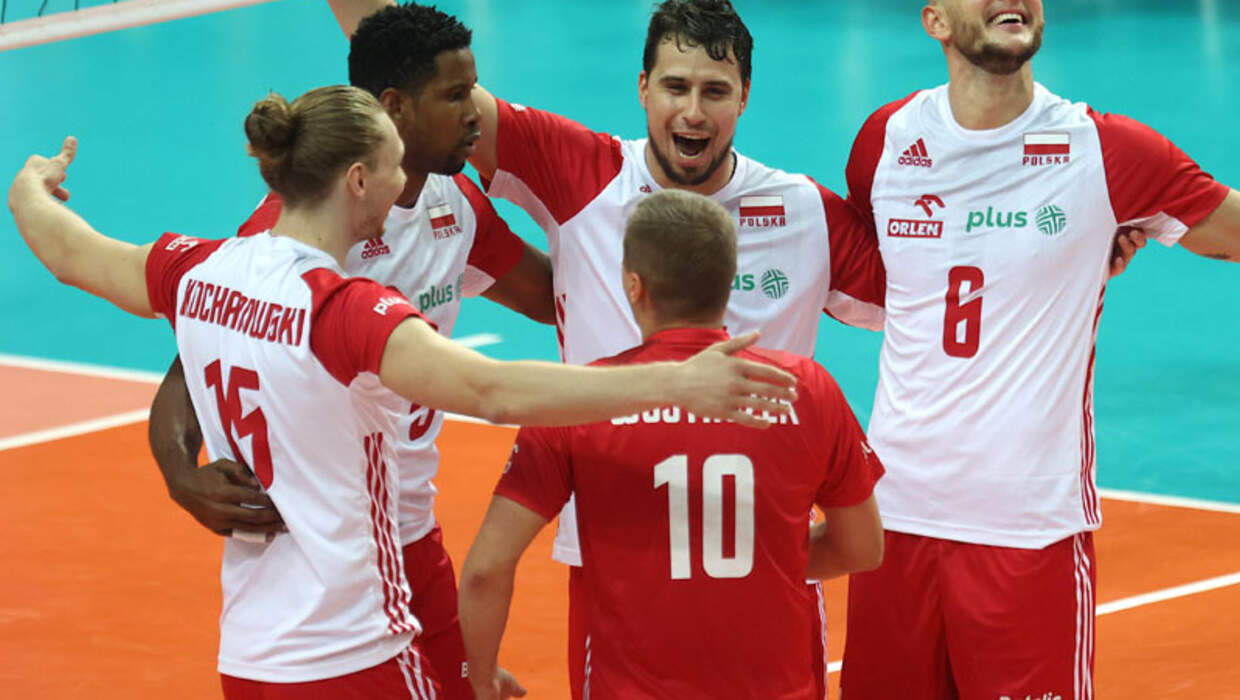
//> input picture opcv/original.jpg, 1240 x 700 px
$ ./main   (built with g++ and OpenCV 4)
//> lines starting //> are read from the running program, lines starting //| are printed output that depends on the picture
#include <opencv2/core.hpp>
#include <opencv2/imgproc.hpp>
#include <opencv2/highgui.hpp>
#include <iostream>


using namespace cv;


int main() {

	Mat img = cv::imread("F:/Projekty/Grafika/Grafika/original.jpg");
//> img is the input picture: 700 rows x 1240 cols, CV_8UC3; mean B, G, R 125, 133.6, 147.8

	Mat reverse;
	bitwise_not(img, reverse);
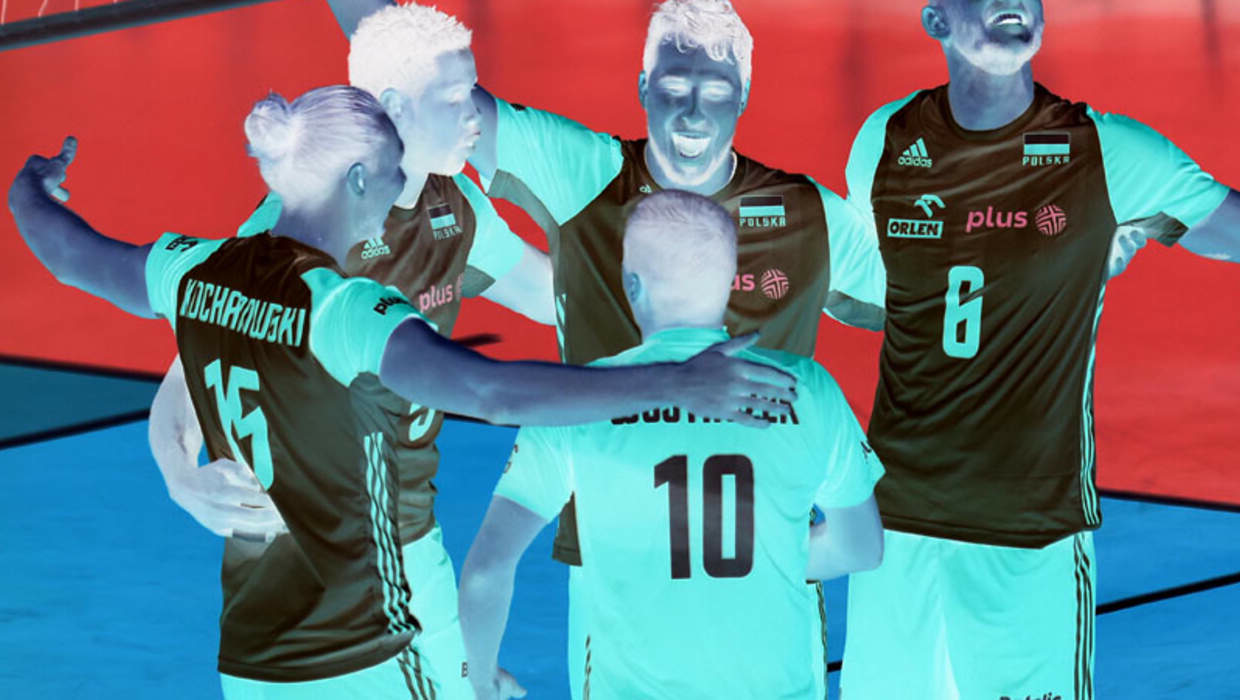
//> reverse: 700 rows x 1240 cols, CV_8UC3; mean B, G, R 130, 121.4, 107.2
	imshow("reverse", reverse);

	imwrite("F:/Projekty/Grafika/Grafika/netagive.jpg", reverse);

	Mat smooth_img;
	blur(img, smooth_img, Size(10, 10));
	imshow("blur", smooth_img);
	imwrite("F:/Projekty/Grafika/Grafika/blur.jpg", smooth_img);


Mat edge;
Mat img_gray;
cvtColor(img, img_gray, COLOR_BGR2GRAY);
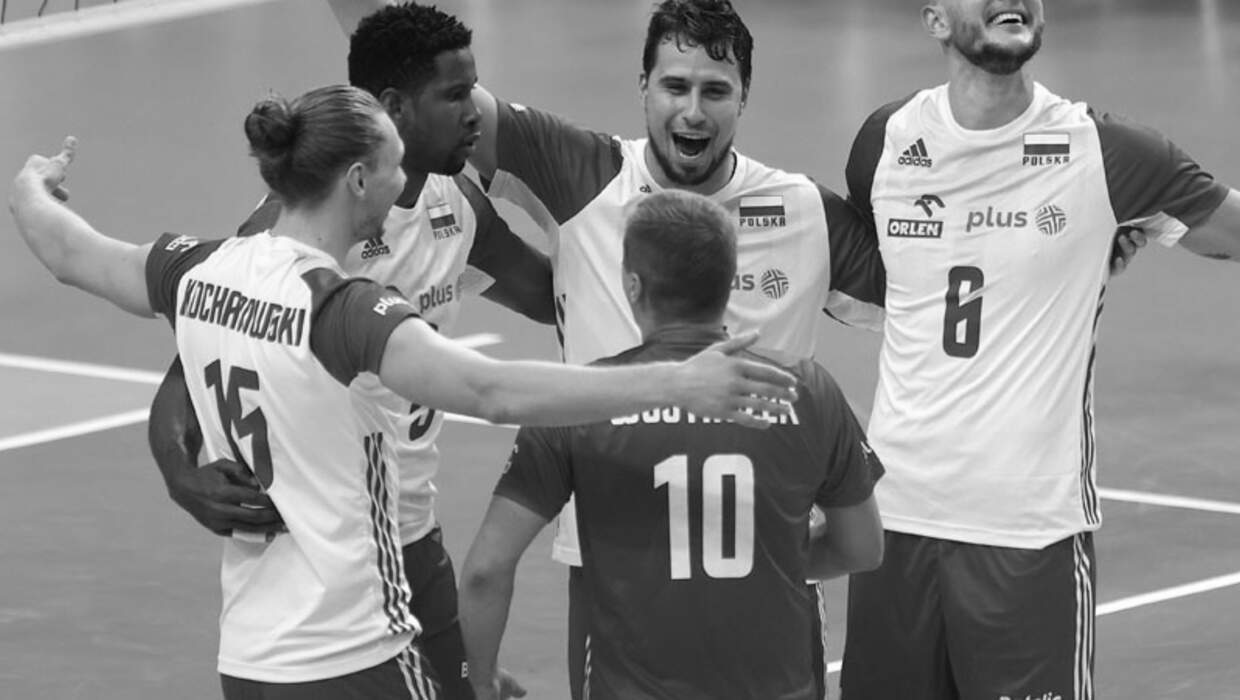
//> img_gray: 700 rows x 1240 cols, CV_8UC1; min 1, max 255, mean 136.9
Mat img_blur;
GaussianBlur(img_gray, img_blur, Size(3, 3), 0);
Sobel(img_blur, edge, CV_64F, 1, 1, 5);
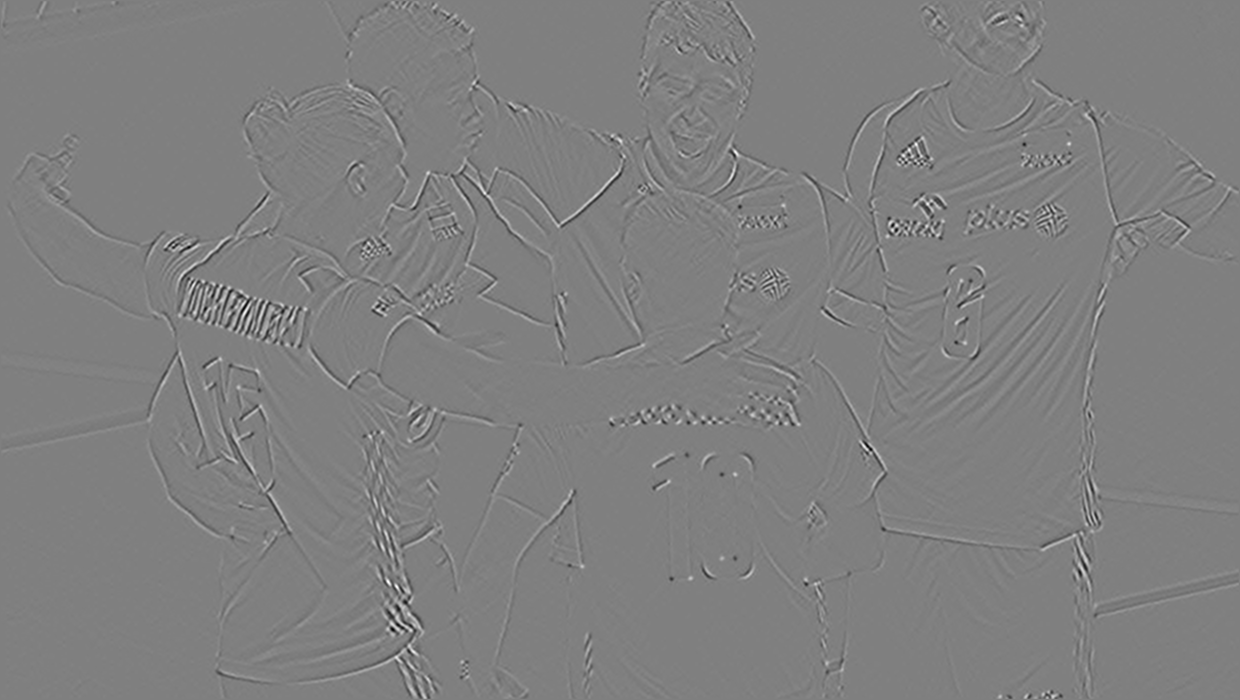
//> edge: 700 rows x 1240 cols, CV_64FC1; min -1282, max 1273, mean 0; drawn with min black and max white
imshow("krawedzie metoda Sobel", edge);
imwrite("F:/Projekty/Grafika/Grafika/edge_det_1.jpg", edge);


Canny(img_blur, edge, 100, 200, 3, false);
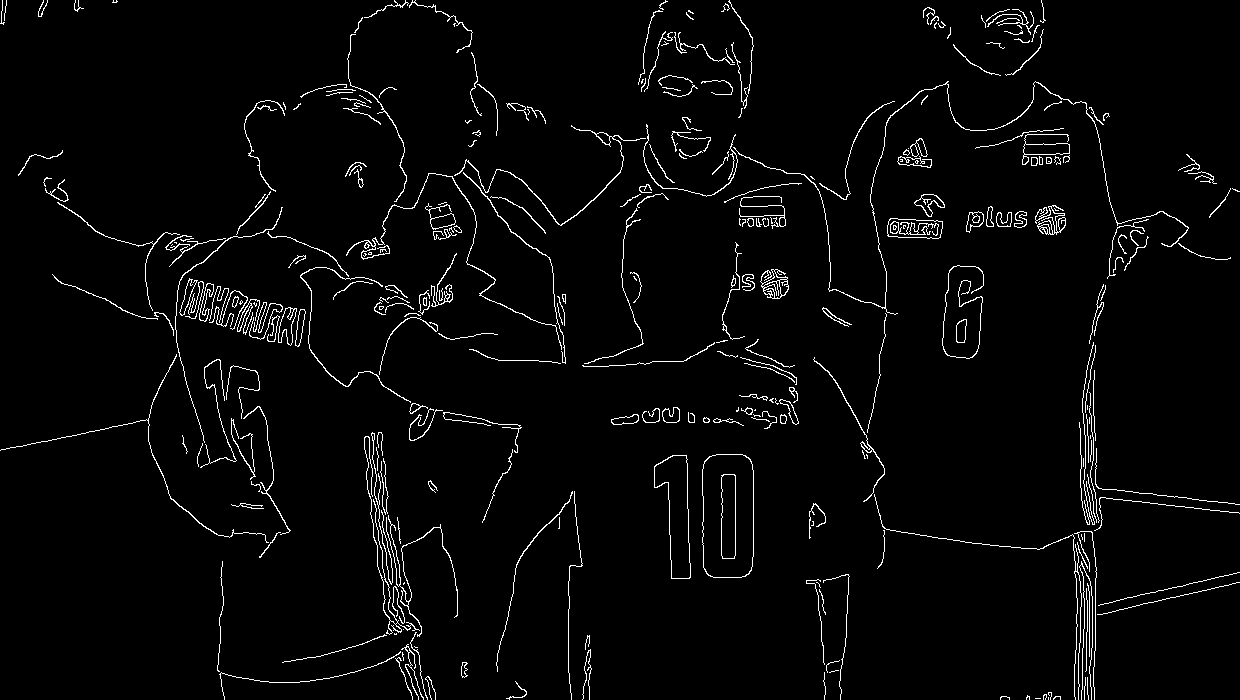
//> edge: 700 rows x 1240 cols, CV_8UC1; 3% white in thin lines or dots
imshow("krawedzie metoda Canny (mniej szczegolow)", edge);
imwrite("F:/Projekty/Grafika/Grafika/edge_det_2.jpg", edge);

Mat histo;
equalizeHist(img_gray, histo);
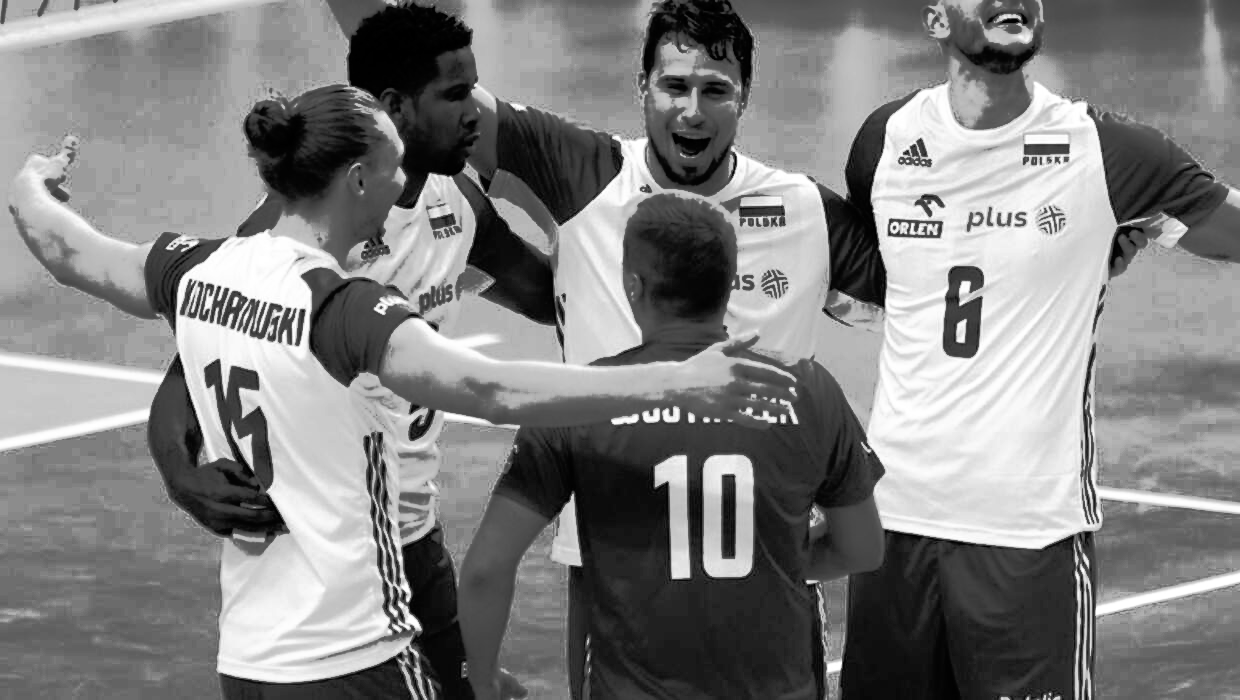
//> histo: 700 rows x 1240 cols, CV_8UC1; min 0, max 255, mean 128.6
imshow("szary image", img_gray);
imshow("wyrownany image", histo);
imwrite("F:/Projekty/Grafika/Grafika/histogram.jpg", histo);
	cv::waitKey(0);
	cv::destroyAllWindows();
}
